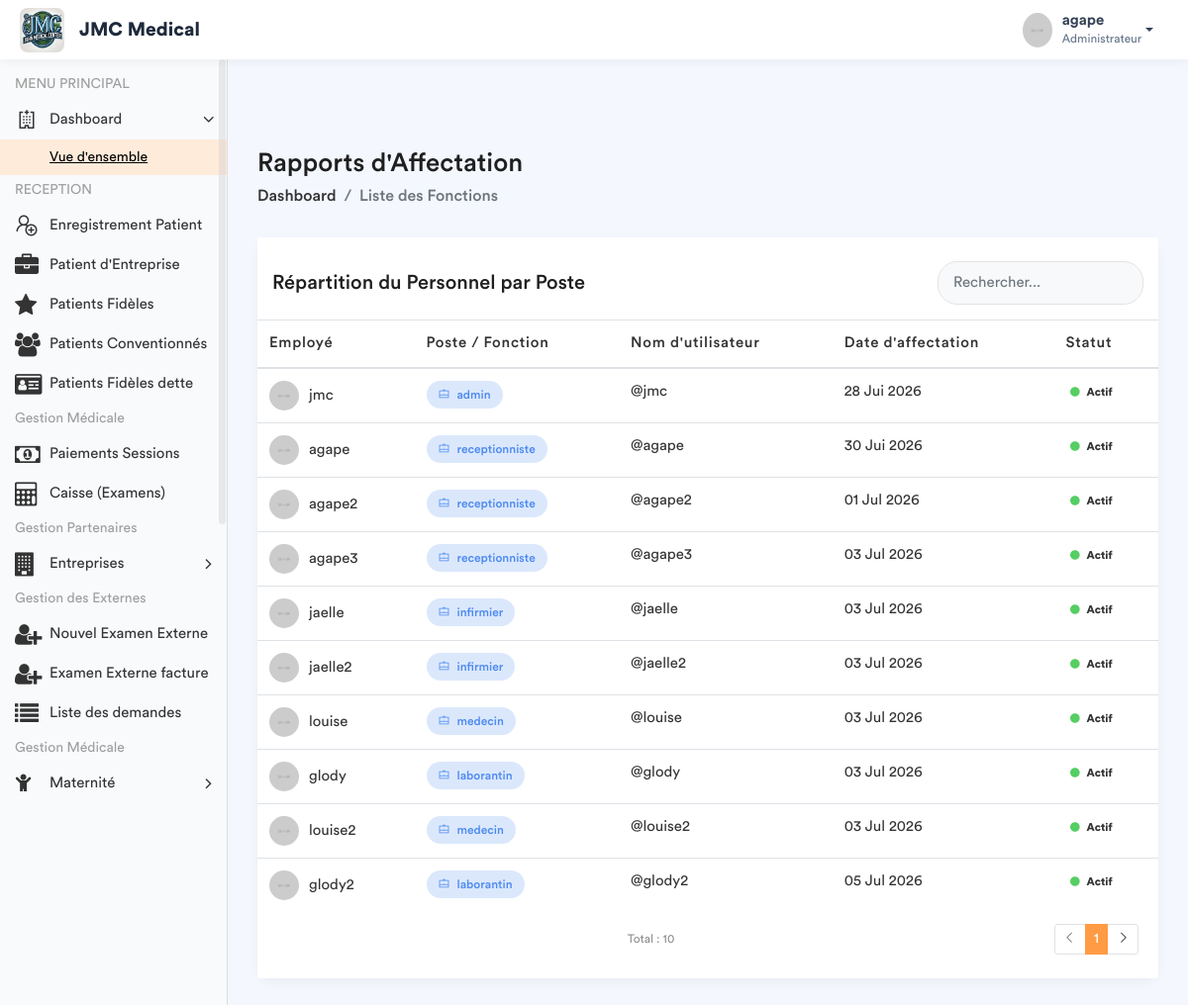
The app's page /employe-poste/ (signed in) with its own data.
### app/models.py (models this page shows, shortened)
class Fonction(models.Model):
    fonctionKey = models.ForeignKey(Role, on_delete=models.SET_NULL, null=True)
    userKey = models.ForeignKey(User, on_delete=models.SET_NULL, null=True, related_name='user_fonction')
    autorisation = models.CharField(max_length=30, default='oui')
    hopital = models.ForeignKey(Hopital , on_delete=models.SET_NULL, null = True , related_name= 'hopital_fonction')

class Role(models.Model):
    roleName = models.CharField(max_length=30)

### app/views.py (the view)
# urls.py: path('employe-poste/', views.liste_employe_poste, name='liste_employe_poste'),
@login_required
def liste_employe_poste(request):
    role_user = Fonction.objects.filter(userKey=request.user).first()
    fonctionKey = role_user.fonctionKey.roleName if role_user else None
    liste_postes = Fonction.objects.all().select_related('userKey', 'fonctionKey')
    context = {
        'liste_postes': liste_postes,
        'fonctionKey': fonctionKey,
    }
    return render(request, 'back-end/liste_fonctions.html', context)

### app/templates/back-end/liste_fonctions.html (shortened to what this page needs)
<!DOCTYPE html>
{% load static %}
<html lang="fr">
    <head>
        {% include 'back-end/includes/css.html'%}
    </head>
    <body>
        <div class="main-wrapper">
            {% include 'back-end/includes/header.html'%}
            {% include 'back-end/includes/sidebar.html'%}
            <div class="page-wrapper">
                <div class="content container-fluid">
                    <div class="page-header">
                        <div class="row align-items-center">
                            <div class="col">
                                <h3 class="page-title">Rapports d'Affectation</h3>
                                <ul class="breadcrumb">
                                    <li class="breadcrumb-item"><a href="{% url 'dashboard' %}">Dashboard</a></li>
                                    <li class="breadcrumb-item active">Liste des Fonctions</li>
                                </ul>
                            </div>
                        </div>
                    </div>
                    <div class="row">
                        <div class="col-md-12">
                            <div class="card card-table">
                                <div class="card-header bg-white border-0 pt-4">
                                    <div class="row align-items-center">
                                        <div class="col">
                                            <h4 class="card-title mb-0">Répartition du Personnel par Poste</h4>
                                        </div>
                                        <div class="col-auto">
                                            <div class="search-box-container">
                                                <input type="text" id="searchInput" class="form-control" placeholder="Rechercher...">
                                            </div>
                                        </div>
                                    </div>
                                </div>
                                <div class="card-body">
                                    <div class="table-responsive">
                                        <table class="table table-hover table-center mb-0">
                                            <thead>
                                                <tr>
                                                    <th>Employé</th>
                                                    <th>Poste / Fonction</th>
                                                    <th>Nom d'utilisateur</th>
                                                    <th>Date d'affectation</th>
                                                    <th>Statut</th>
                                                </tr>
                                            </thead>
                                            <tbody id="tableBody">
                                                {% for poste in liste_postes %}
                                                <tr>
                                                    <td>
                                                        <h2 class="table-avatar">
                                                            <img src="/static/back-end/assets/img/profiles/avatar-01.jpg" alt="">
                                                            {{ poste.userKey.get_full_name|default:poste.userKey.username }}
                                                        </h2>
                                                    </td>
                                                    <td>
                                                        <span class="badge bg-inverse-primary badge-role">
                                                            <i class="la la-briefcase mr-1"></i> {{ poste.fonctionKey.roleName }}
                                                        </span>
                                                    </td>
                                                    <td>@{{ poste.userKey.username }}</td>
                                                    <td>{{ poste.userKey.date_joined|date:"d M Y" }}</td>
                                                    <td>
                                                        {% if poste.userKey.is_active %}
                                                            <span class="badge badge-success-border"><i class="fa fa-circle text-success mr-1"></i> Actif</span>
                                                        {% else %}
                                                            <span class="badge badge-danger-border"><i class="fa fa-circle text-danger mr-1"></i> Inactif</span>
                                                        {% endif %}
                                                    </td>
                                                </tr>
                                                {% empty %}
                                                <tr>
                                                    <td colspan="6" class="text-center text-muted py-4">
                                                        Aucune affectation enregistrée.
                                                    </td>
                                                </tr>
                                                {% endfor %}
                                            </tbody>
                                        </table>
                                    </div>
                                </div>
                                <div class="card-footer bg-white border-0 pb-4">
                                    <div class="row align-items-center">
                                        <div class="col">
                                            <small class="text-muted">Total : {{ liste_postes|length }}</small>
                                        </div>
                                        <div class="col-auto">
                                            <ul class="pagination pagination-sm mb-0">
                                                <li class="page-item disabled"><a class="page-link" href="#"><i class="la la-angle-left"></i></a></li>
                                                <li class="page-item active"><a class="page-link" href="#">1</a></li>
                                                <li class="page-item"><a class="page-link" href="#"><i class="la la-angle-right"></i></a></li>
                                            </ul>
                                        </div>
                                    </div>
                                </div>
                            </div>
                        </div>
                    </div>
                </div>
            </div>
        </div>
    </body>
</html>

### app/templates/back-end/includes/header.html (shortened to what this page needs)
{% load static %}
<header class="header-modern" style="background: #ffffff; height: 60px; box-shadow: 0 2px 10px rgba(0,0,0,0.05); display: flex; align-items: center; padding: 0 20px; position: relative; z-index: 1060;">
    <div class="header-left" style="display: flex; align-items: center;">
        <a href="{% url 'home' %}" class="logo">
            <img src="{% static 'front-end/assets/img/dr/jmc.jpeg' %}" width="45" height="45" alt="Moyanoli" style="border-radius: 8px;">
        </a>
        <span style="font-weight: 700; font-size: 1.2rem; margin-left: 15px; color: #1e293b;">JMC Medical</span>
    </div>
    <ul class="nav user-menu" style="list-style: none; display: flex; align-items: center; margin-left: auto;">
        <li class="nav-item dropdown has-arrow main-drop">
            <a href="#" class="dropdown-toggle nav-link" data-toggle="dropdown" style="display: flex; align-items: center; color: #334155; text-decoration: none;">
                <span class="user-img" style="margin-right: 10px;">
                    <img src="{% static 'back-end/assets/img/profiles/avatar-21.jpg' %}" width="35" height="35" alt="User" style="border-radius: 50%;">
                </span>
                <div style="line-height: 1.2;">
                    <span style="font-weight: 600; display: block;">{{ user.username }}</span>
                    <span style="font-size: 0.75rem; color: #64748b;">Administrateur</span>
                </div>
            </a>
        </li>
    </ul>
</header>

### app/templates/back-end/liste_fonctions.html (style rules this page uses)
.page-wrapper { background-color: #f4f7fe; }
.card-table { border: none; border-radius: 15px; box-shadow: 0 4px 12px rgba(0,0,0,0.05); }
.badge-role { padding: 8px 12px; border-radius: 20px; font-weight: 500; font-size: 12px; }
.table-avatar img { width: 30px; height: 30px; border-radius: 50%; margin-right: 10px; }
.search-box-container { max-width: 300px; }
.search-box-container .form-control { border-radius: 20px; padding-left: 15px; background-color: #f8f9fa; border: 1px solid #e3e3e3; }

### records on screen
Fonction: userKey.get_full_name "jmc", fonctionKey.roleName "admin", userKey.username "jmc", userKey.date_joined "28 Jui 2026", shows "Actif"
Fonction: userKey.get_full_name "agape", fonctionKey.roleName "receptionniste", userKey.username "agape", userKey.date_joined "30 Jui 2026", shows "Actif"
Fonction: userKey.get_full_name "agape2", fonctionKey.roleName "receptionniste", userKey.username "agape2", userKey.date_joined "01 Jul 2026", shows "Actif"
Fonction: userKey.get_full_name "agape3", fonctionKey.roleName "receptionniste", userKey.username "agape3", userKey.date_joined "03 Jul 2026", shows "Actif"
Fonction: userKey.get_full_name "jaelle", fonctionKey.roleName "infirmier", userKey.username "jaelle", userKey.date_joined "03 Jul 2026", shows "Actif"
Fonction: userKey.get_full_name "jaelle2", fonctionKey.roleName "infirmier", userKey.username "jaelle2", userKey.date_joined "03 Jul 2026", shows "Actif"
Fonction: userKey.get_full_name "louise", fonctionKey.roleName "medecin", userKey.username "louise", userKey.date_joined "03 Jul 2026", shows "Actif"
Fonction: userKey.get_full_name "glody", fonctionKey.roleName "laborantin", userKey.username "glody", userKey.date_joined "03 Jul 2026", shows "Actif"
Fonction: userKey.get_full_name "louise2", fonctionKey.roleName "medecin", userKey.username "louise2", userKey.date_joined "03 Jul 2026", shows "Actif"
Fonction: userKey.get_full_name "glody2", fonctionKey.roleName "laborantin", userKey.username "glody2", userKey.date_joined "05 Jul 2026", shows "Actif"

### other values on screen
{{ user.username }} "agape"
{{ liste_postes|length }} "10"
